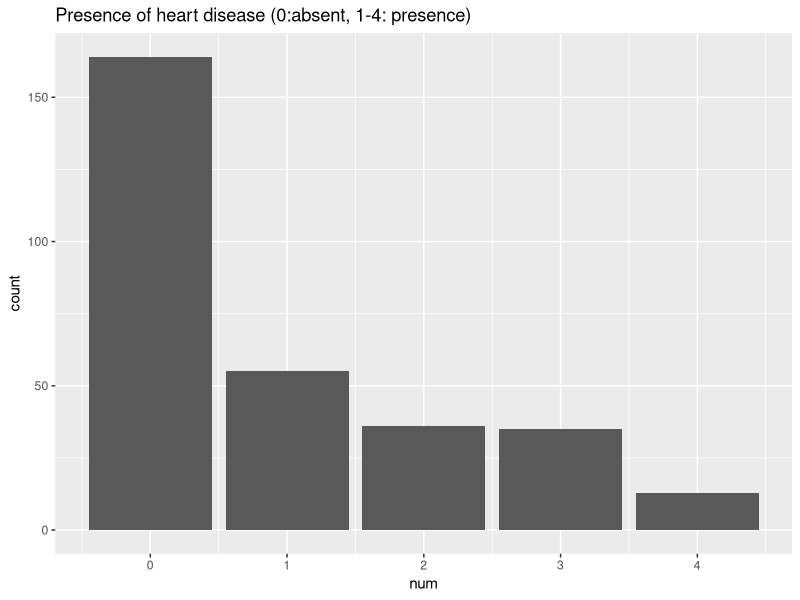
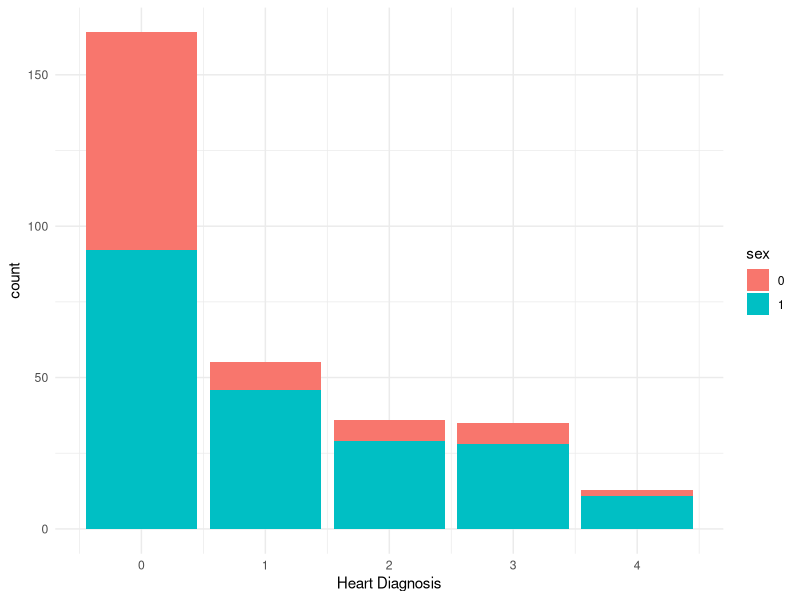
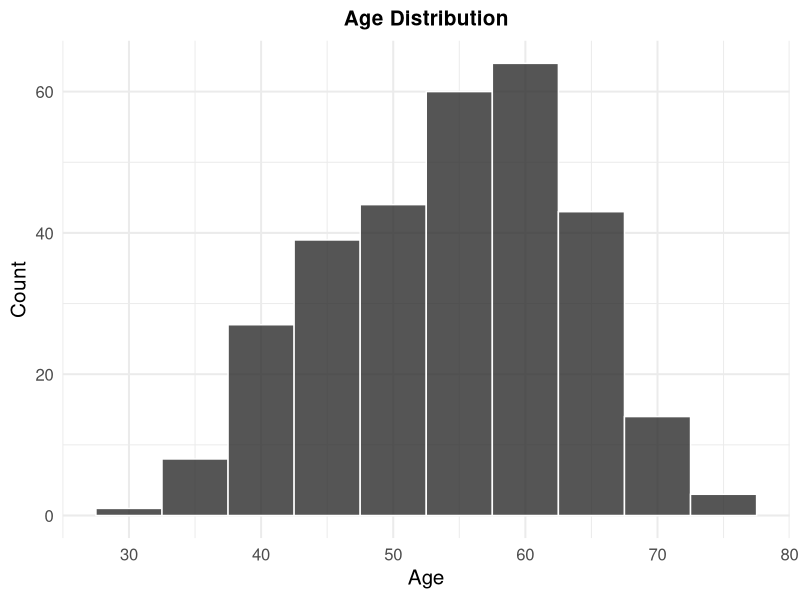

Write R code to recreate these figures, in order.
# works on some initial descriptive stats ------------------------

library(tidyverse)
library(ggplot2)

df <- read.csv("data/derived/df_v1.csv")
str(df)

# target class distribution ------------------------------------------------

ggplot(data = df, aes(x = num)) + 
  geom_bar() + 
  labs(title = "Presence of heart disease (0:absent, 1-4: presence)")

# descriptive stats -------------------------------------------------------

  ## -- sex (more males in presence of heart diagnosis)
ggplot(data = df, aes(x = num,  fill = factor(sex))) +
  geom_bar(position = "stack") +
  labs(x = "Heart Diagnosis", fill = "sex") +
  theme_minimal() 

  ## -- age
ggplot(data = df, aes(x = age)) +
  geom_histogram(binwidth = 5, fill = "#2b2b2b", color = "white", alpha = 0.8) +
  labs(title = "Age Distribution",
       x = "Age",
       y = "Count") +
  theme_minimal(base_size = 15) +
  theme(plot.title = element_text(hjust = 0.5, face = "bold", size = 15))




